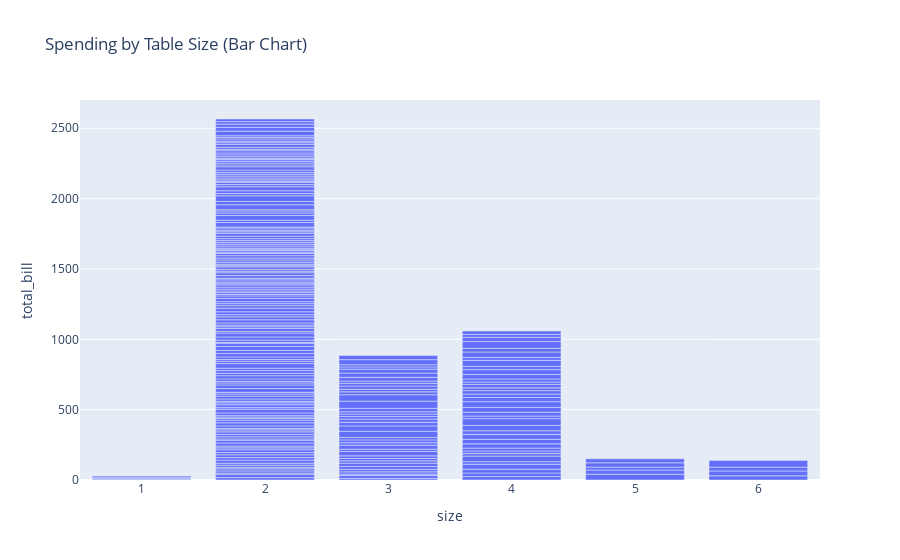

The notebook cell this image was saved under:
### Code cell
# SUPPOSE YOU ARE TO SPEND BY TABLE SIZE

fig3 = px.bar(tips_data, x='size', y='total_bill', title='Spending by Table Size (Bar Chart)')
fig3.show()

### Figure 1 — Plotly figure (JSON) as saved in the notebook; plotly's stock layout.template omitted (floating-point values rounded to 4 significant figures; data arrays with more than 128 entries replaced by an {"elided": "..."} marker saying what was removed)
{"data": [{"alignmentgroup": "True", "hovertemplate": "size=%{x}<br>total_bill=%{y}<extra></extra>", "legendgroup": "", "marker": {"color": "#636efa", "pattern": {"shape": ""}}, "name": "", "offsetgroup": "", "orientation": "v", "showlegend": false, "textposition": "auto", "type": "bar", "x": {"elided": "244 int values"}, "xaxis": "x", "y": {"elided": "244 float values"}, "yaxis": "y"}], "layout": {"barmode": "relative", "legend": {"tracegroupgap": 0}, "title": {"text": "Spending by Table Size (Bar Chart)"}, "xaxis": {"anchor": "y", "domain": [0, 1], "title": {"text": "size"}}, "yaxis": {"anchor": "x", "domain": [0, 1], "title": {"text": "total_bill"}}}}
